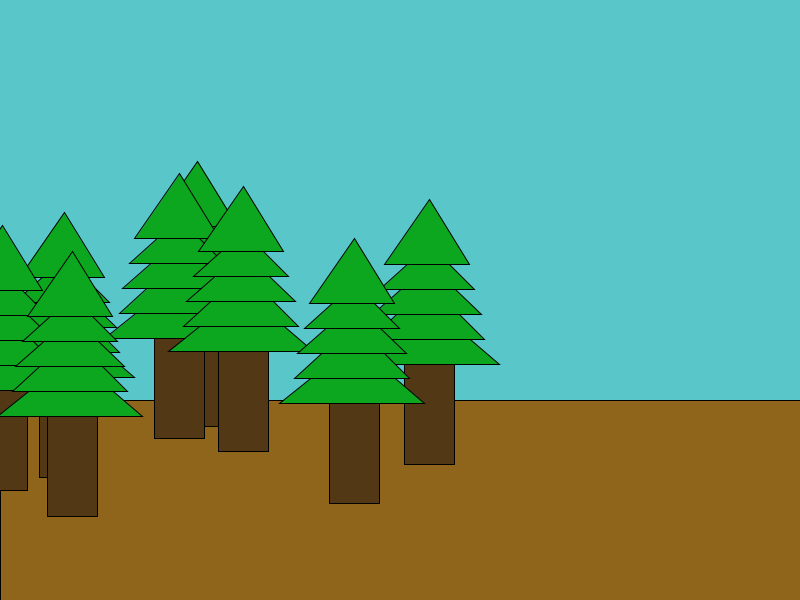
Frame 1 (no input)
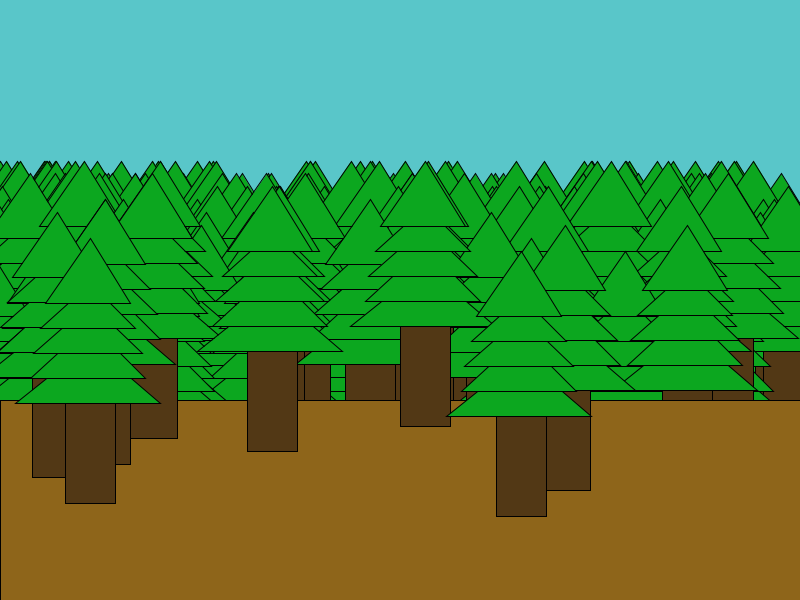
Frame 60 (the mouse pressed at the canvas centre just before this capture)
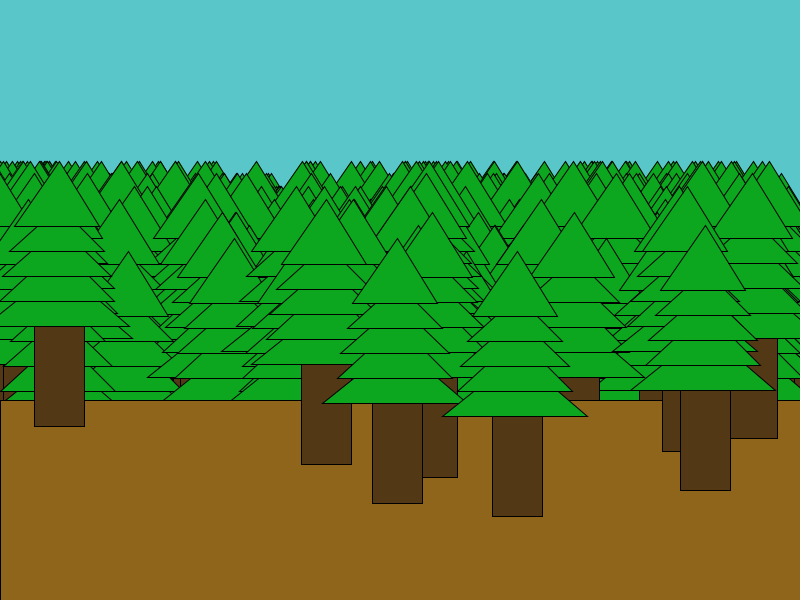
Frame 120 (the mouse held since frame 60 and released just before this capture)

The Processing sketch that drew these frames (run headless with seeded random() and noise(); from frame 60 on, the mouse is pressed at the canvas centre):

// Processing sketch: GitHubDesktopSetup_exe
// ── GitHubDesktopSetup_exe.pde
//forest



void setup(){
  size (800,600);
  background (#59C6C9);
  //noLoop();
}
float racoony = random(0,20);
void draw(){
//tree

fill(#8E651A);
rect(0,400,900,300);
   for(float crepex=1; crepex<100; crepex=crepex+racoony){
    // boolean nice = true;
     float racoonex = random(-400,400);
     float racoony = random(0,20);
     fill (#523815);
     rect (365+racoonex, 295+crepex, 50, 130);
     fill(#0CA71F);
     triangle (315+racoonex,325+crepex,390+racoonex,265+crepex,460+racoonex,325+crepex);
     triangle (330+racoonex,300+crepex,390+racoonex,245+crepex,445+racoonex,300+crepex);
     triangle (333+racoonex,275+crepex,390+racoonex,225+crepex,442+racoonex,275+crepex);
     triangle (340+racoonex,250+crepex,390+racoonex,205+crepex,435+racoonex,250+crepex);
     triangle (345+racoonex,225+crepex,390+racoonex,160+crepex,430+racoonex,225+crepex);
     
     //if (crepex>80){
     //    background(#59C6C9);
     //    fill(#8E651A);
     //    rect(0,400,900,300);
     //fill (#523815);
     //rect (365+racoonex, 295+crepex, 50, 130);
     //fill(#0CA71F);
     //triangle (315+racoonex,325+crepex,390+racoonex,265+crepex,460+racoonex,325+crepex);
     //triangle (330+racoonex,300+crepex,390+racoonex,245+crepex,445+racoonex,300+crepex);
     //triangle (333+racoonex,275+crepex,390+racoonex,225+crepex,442+racoonex,275+crepex);
     //triangle (340+racoonex,250+crepex,390+racoonex,205+crepex,435+racoonex,250+crepex);
     //triangle (345+racoonex,225+crepex,390+racoonex,160+crepex,430+racoonex,225+crepex);
            //}
         
     }
 
   }
   
